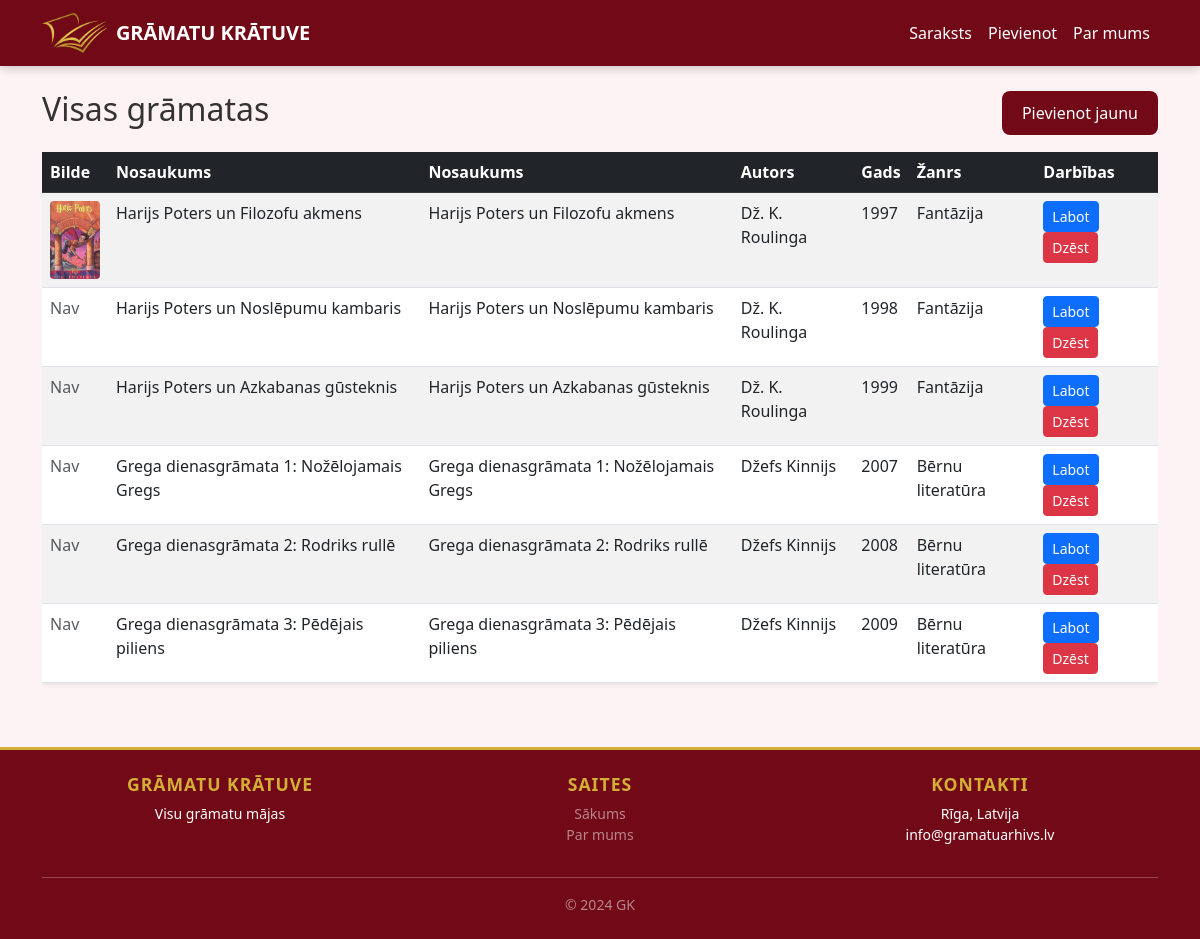
Before: /gramatas with the older database file.
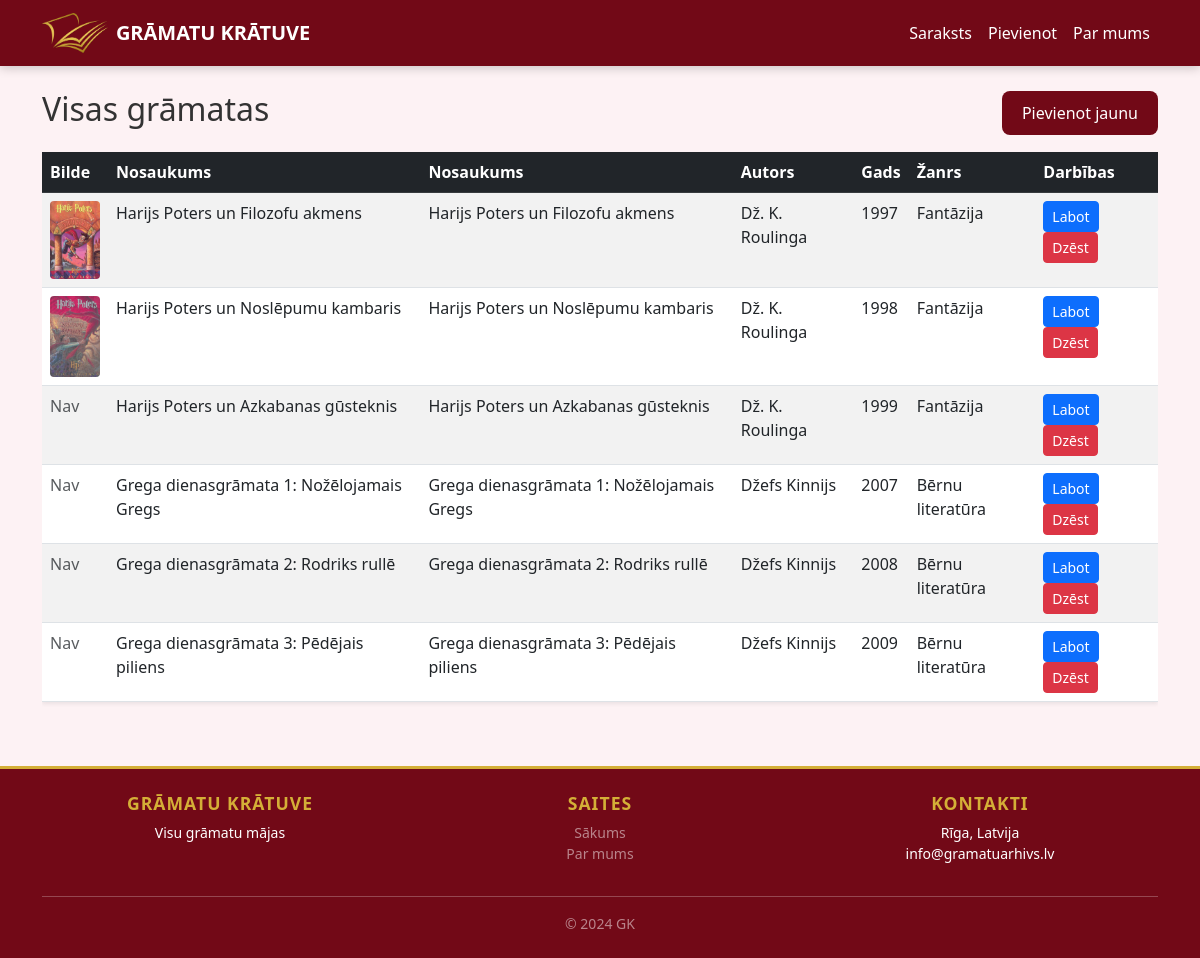
After: the same page with the newer database file.
### tables this page shows
CREATE TABLE books (
            id INTEGER PRIMARY KEY AUTOINCREMENT, 
            title TEXT NOT NULL, 
            gads INTEGER,
            author_id INTEGER, 
            zanrs_id INTEGER,
            bilde TEXT,
            FOREIGN KEY(author_id) REFERENCES authors(id), 
            FOREIGN KEY(zanrs_id) REFERENCES zanri(id)
        );

CREATE TABLE authors (id INTEGER PRIMARY KEY AUTOINCREMENT, name TEXT NOT NULL);

CREATE TABLE zanri (id INTEGER PRIMARY KEY AUTOINCREMENT, name TEXT NOT NULL);

### app.py (the view)
@app.route('/gramatas') # Grāmatu saraksta skats
def gramatas():
    conn = get_db()
    query = '''
        SELECT books.*, authors.name as author, zanri.name as zanrs
        FROM books
        JOIN authors ON books.author_id = authors.id
        JOIN zanri ON books.zanrs_id = zanri.id
    '''
    books = conn.execute(query).fetchall()
    conn.close()
    return render_template('gramatas.html', books=books)

### app.py (called while the page is built)
def get_db():
    conn = sqlite3.connect('database.db')
    conn.row_factory = sqlite3.Row # Šitais palīdz dabūt datus pēc nosaukumiem
    return conn

### templates/gramatas.html
{% extends 'base.html' %}
{% block content %}
<div class="d-flex justify-content-between align-items-center mb-3">
    <h2>Visas grāmatas</h2>
    <a href="/pievienot" class="btn btn-rose">Pievienot jaunu</a>
</div>
<div class="table-responsive">
    <table class="table table-striped bg-white shadow-sm">
        <thead class="table-dark">
            <tr>
                <th>Bilde</th> <th>Nosaukums</th>
                <th>Nosaukums</th>
                <th>Autors</th>
                <th>Gads</th>
                <th>Žanrs</th>
                <th>Darbības</th>
            </tr>
        </thead>
        <tbody>
            {% for b in books %}
            <tr>
                <td> {% if b.bilde %}
                        <img src="{{ url_for('static', filename='gramatas/' + b.bilde) }}" width="50" style="border-radius: 4px;">
                    {% else %}
                        <span class="text-muted">Nav</span>
                    {% endif %}
                </td>
                <td>{{ b.title }}</td>
                <td>{{ b.title }}</td>
                <td>{{ b.author }}</td>
                <td>{{ b.gads }}</td>
                <td>{{ b.zanrs }}</td>
                <td>
                    <a href="/rediget/{{ b.id }}" class="btn btn-sm btn-primary">Labot</a>
                    <form action="/dzest/{{ b.id }}" method="POST" style="display:inline;" onsubmit="return confirm('Tiešām dzēst?')">
                        <button class="btn btn-sm btn-danger">Dzēst</button>
                    </form>
                </td>
            </tr>
            {% endfor %}
        </tbody>
    </table>
</div>
{% endblock %}

Changed rows visible on the page:
changed books "Harijs Poters un Noslēpumu kambaris": bilde: picture added; no longer shows "Nav"
